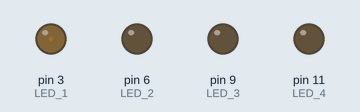
A sketch run on a simulated Arduino Uno, built with avr-gcc and run on an emulated ATmega328P. On the bench: output pins drawn as LEDs (lit = HIGH).

Above: at 0.05 s.
At 1.4 s:
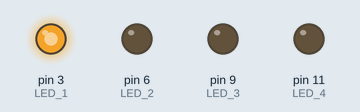
At 2.75 s:
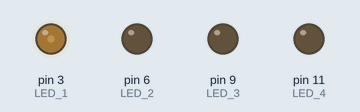
At 5.9 s:
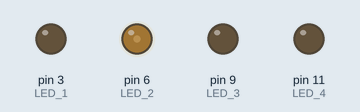
At 9.0 s:
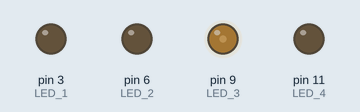
At 12.15 s:
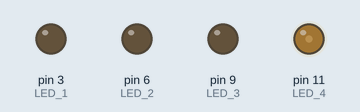
Timing chart, 0 to 16.2 s (numbered marks = the images above):
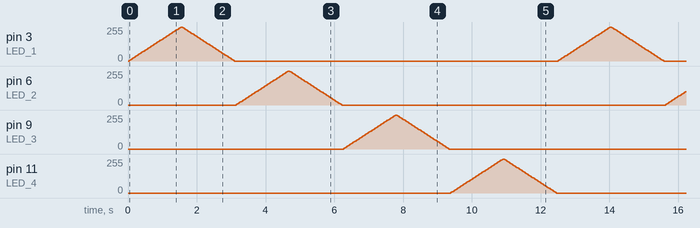

The sketch:

FadeDancing.ino
```cpp
// digital pins to use
const unsigned int LED_1 = 3;
const unsigned int LED_2 = 6;
const unsigned int LED_3 = 9;
const unsigned int LED_4 = 11;

void setup() {

  pinMode(LED_1, OUTPUT);
  pinMode(LED_2, OUTPUT);
  pinMode(LED_3, OUTPUT);
  pinMode(LED_4, OUTPUT);

}

void loop() {
  fade(LED_1);
  fade(LED_2);
  fade(LED_3);
  fade(LED_4);
}

void fade(const int LED) {
  // fade in from min to max in increments of 5 points
  for(int fadeValue = 0; fadeValue <= 255; fadeValue +=5) {
    // sets the value (range from 0 to 255)
    analogWrite(LED, fadeValue);
    // wait for 30 milliseconds to see the effect
    delay(30);
  }

  // fade out from max to min in decrements of 5 points
  for(int fadeValue = 255; fadeValue >= 0; fadeValue -=5) {
    // sets the value (range from 0 to 255)
    analogWrite(LED, fadeValue);
    // wait for 30 milliseconds to see the effect
    delay(30);
  }
}
```
